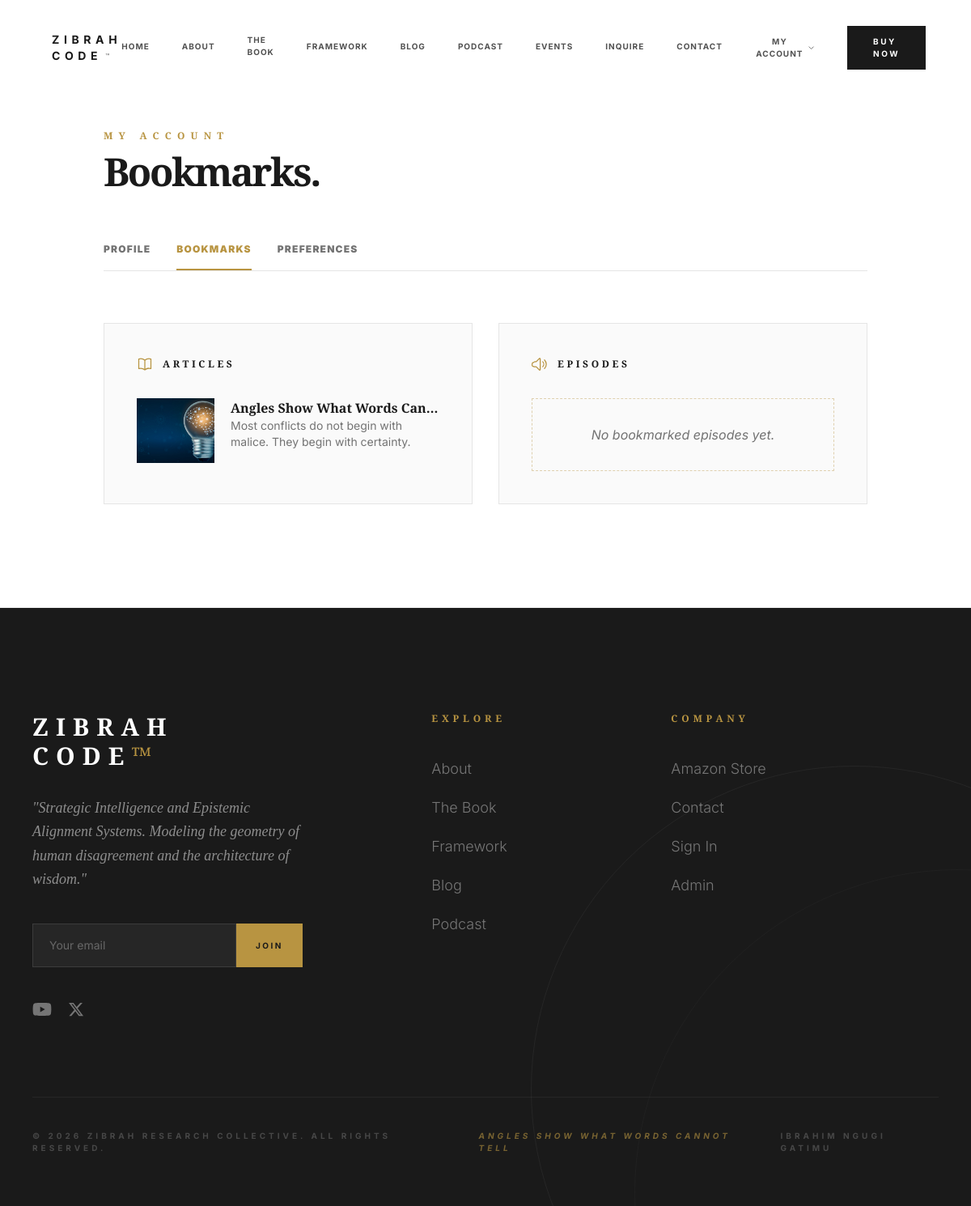
Page /account/bookmarks.php (signed in) on the committed database.
### tables this page shows
CREATE TABLE `posts` (
  `id` int(10) unsigned NOT NULL AUTO_INCREMENT,
  `title` varchar(255) NOT NULL,
  `slug` varchar(255) NOT NULL,
  `excerpt` text DEFAULT NULL,
  `body` longtext NOT NULL,
  `featured_image_path` varchar(255) DEFAULT NULL,
  `category` varchar(100) DEFAULT NULL,
  `podcast_episode_id` int(10) unsigned DEFAULT NULL,
  `status` enum('draft','published') DEFAULT 'draft',
  `published_at` datetime DEFAULT NULL,
  `created_at` datetime DEFAULT current_timestamp(),
  `updated_at` datetime DEFAULT NULL,
  `author_name` varchar(100) DEFAULT 'Ibrahim Ngugi',
  `meta_description` varchar(300) DEFAULT NULL,
  `legacy_slug` varchar(255) DEFAULT NULL,
  PRIMARY KEY (`id`),
  UNIQUE KEY `slug` (`slug`),
  KEY `idx_status_published` (`status`,`published_at`),
  KEY `podcast_episode_id` (`podcast_episode_id`),
  CONSTRAINT `posts_ibfk_1` FOREIGN KEY (`podcast_episode_id`) REFERENCES `podcast_episodes` (`id`) ON DELETE SET NULL
);

### includes/functions.php (called while the page is built, shortened)
<?php
function e(string $value): string
{
    return htmlspecialchars($value, ENT_QUOTES, 'UTF-8');
}

### account/bookmarks.php (the view, shortened to what this page needs)
<?php
require __DIR__ . '/../includes/header.php';
$user = currentUser();
$db = getDb();
$postBookmarks = $db->prepare(
    'SELECT p.title, p.slug, p.excerpt, p.featured_image_path FROM bookmarks b
     JOIN posts p ON p.id = b.bookmarkable_id
     WHERE b.user_id = ? AND b.bookmarkable_type = "post"
     ORDER BY b.created_at DESC'
);
$postBookmarks->execute([$user['id']]);
$postBookmarks = $postBookmarks->fetchAll();
$episodeBookmarks = $db->prepare(
    'SELECT e.title, e.slug, e.description FROM bookmarks b
     JOIN podcast_episodes e ON e.id = b.bookmarkable_id
     WHERE b.user_id = ? AND b.bookmarkable_type = "episode"
     ORDER BY b.created_at DESC'
);
$episodeBookmarks->execute([$user['id']]);
$episodeBookmarks = $episodeBookmarks->fetchAll();
?>
<main class="section-container pt-40 pb-32 max-w-5xl mx-auto">
    <div class="mb-16 reveal active">
        <h4 class="text-brand-gold font-bold text-xs tracking-[0.6em] uppercase mb-3">My Account</h4>
        <h1 class="text-4xl md:text-5xl serif text-brand-black leading-none tracking-tighter font-black">Bookmarks.</h1>
    </div>
    <nav class="flex gap-8 border-b border-brand-gray-200 mb-16">
        <a href="/account/index.php" class="pb-4 text-xs font-black uppercase tracking-widest text-brand-gray-500 hover:text-brand-black">Profile</a>
        <span class="pb-4 text-xs font-black uppercase tracking-widest text-brand-gold border-b-2 border-brand-gold">Bookmarks</span>
        <a href="/account/preferences.php" class="pb-4 text-xs font-black uppercase tracking-widest text-brand-gray-500 hover:text-brand-black">Preferences</a>
    </nav>
    <div class="grid lg:grid-cols-2 gap-8">
        <div class="bg-brand-gray-50 border border-brand-gray-200 p-8 md:p-10 reveal active">
            <div class="flex items-center gap-3 mb-8">
                <h3 class="text-xs font-black uppercase tracking-[0.3em] text-brand-black">Articles</h3>
            </div>
            <?php if (empty($postBookmarks)): ?>
                <div class="empty-state p-8 text-center">
                    <p class="text-brand-gray-500 italic">No bookmarked articles yet.</p>
                </div>
            <?php else: ?>
                <div class="space-y-6">
                    <?php foreach ($postBookmarks as $post): ?>
                        <a href="/post.php?slug=<?php echo e($post['slug']); ?>" class="flex gap-5 group">
                            <div class="w-24 h-20 flex-shrink-0 overflow-hidden bg-brand-gray-100">
                                <img src="/<?php echo e($post['featured_image_path']); ?>" alt="<?php echo e($post['title']); ?>" class="w-full h-full object-cover" loading="lazy">
                            </div>
                            <div class="min-w-0">
                                <h4 class="font-bold text-brand-black group-hover:text-brand-gold transition-colors truncate"><?php echo e($post['title']); ?></h4>
                                <p class="text-sm text-brand-gray-500 line-clamp-2"><?php echo e($post['excerpt']); ?></p>
                            </div>
                        </a>
                    <?php endforeach; ?>
                </div>
            <?php endif; ?>
        </div>
        <div class="bg-brand-gray-50 border border-brand-gray-200 p-8 md:p-10 reveal active">
            <div class="flex items-center gap-3 mb-8">
                <h3 class="text-xs font-black uppercase tracking-[0.3em] text-brand-black">Episodes</h3>
            </div>
            <?php if (empty($episodeBookmarks)): ?>
                <div class="empty-state p-8 text-center">
                    <p class="text-brand-gray-500 italic">No bookmarked episodes yet.</p>
                </div>
            <?php endif; ?>
        </div>
    </div>
</main>
<?php require __DIR__ . '/../includes/footer.php'; ?>

### assets/css/style.css (style rules this page uses)
html { overflow-x: hidden; }
body { font-family: 'Inter', sans-serif; background-color: #FFFFFF; color: #1A1A1A; }
h1, h2, h3, h4, h5, .serif { font-family: 'EB Garamond', serif; }
.section-container { max-width: 1400px; margin: 0 auto; padding: 0 1.25rem; }
@media (min-width: 768px) { .section-container { padding: 0 2.5rem; } }
.reveal { opacity: 0; transform: translateY(60px) scale(0.97); transition: opacity 1s ease-out, transform 1s cubic-bezier(0.34, 1.56, 0.64, 1); }
.reveal.active { opacity: 1; transform: translateY(0) scale(1); }
.empty-state { border: 1px dashed rgba(184, 148, 65, 0.4); background: #FAFAFA; }

### rows in the picture
posts: featured_image_path (picture), title "Angles Show What Words Can…", excerpt "Most conflicts do not begin with malice. They begin with certainty."

### other values in the picture
$item['label'] "HOME"
$item['label'] "ABOUT"
$item['label'] "THE BOOK"
$item['label'] "FRAMEWORK"
$item['label'] "BLOG"
$item['label'] "PODCAST"
$item['label'] "EVENTS"
$item['label'] "INQUIRE"
$item['label'] "CONTACT"
